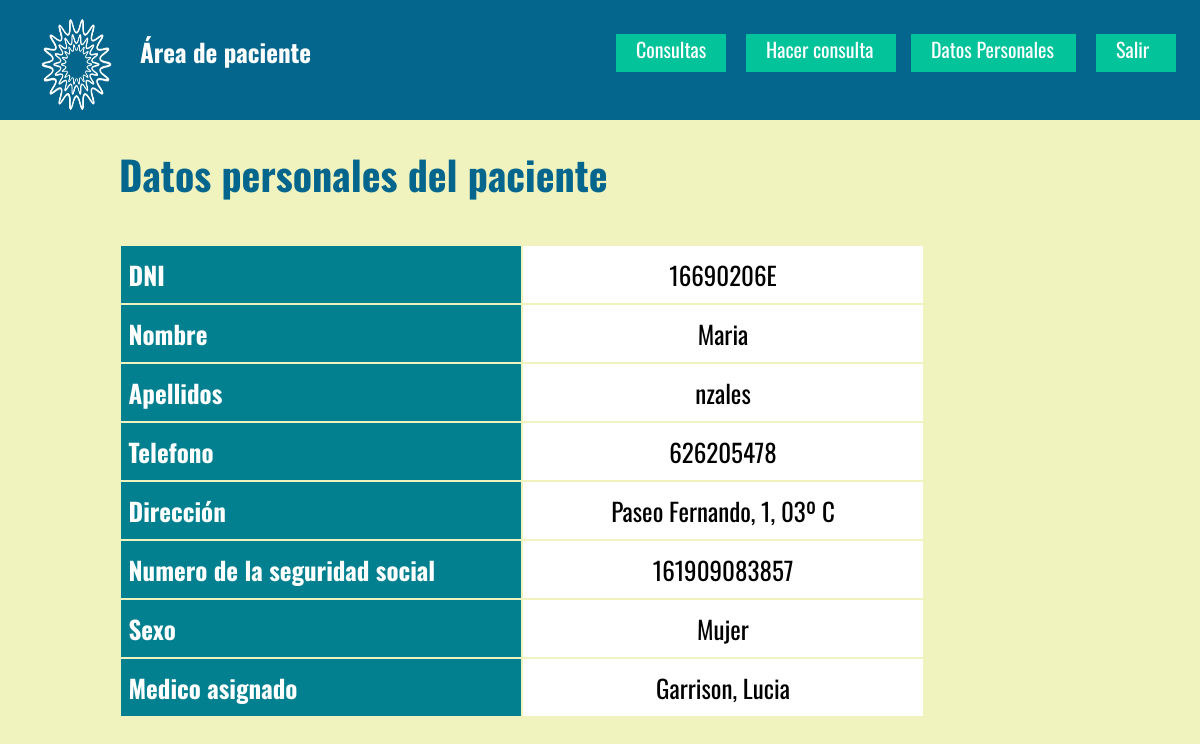
The app's page /perfilPaciente.php?id=3 with its own data.
### tables this page shows
CREATE TABLE `paciente` (
  `id` int(11) NOT NULL,
  `DNI` varchar(13) DEFAULT NULL,
  `Password` varchar(255) DEFAULT NULL,
  `Nombre` varchar(255) DEFAULT NULL,
  `Apellidos` varchar(255) DEFAULT NULL,
  `NumSS` varchar(13) DEFAULT NULL,
  `Sexo` varchar(255) DEFAULT NULL,
  `Medico` int(11) NOT NULL,
  `Direccion` varchar(100) NOT NULL,
  `Telefono` varchar(9) NOT NULL
);

CREATE TABLE `medico` (
  `id` int(11) NOT NULL,
  `DNImed` varchar(13) DEFAULT NULL,
  `Password` varchar(255) DEFAULT NULL,
  `Nombremed` varchar(255) DEFAULT NULL,
  `Apellidosmed` varchar(255) DEFAULT NULL,
  `medicoJefe` varchar(255) DEFAULT NULL
);

### perfilPaciente.php (the view, shortened to what this page needs)
<!DOCTYPE html>
<?php
  $IDPaciente = $_GET['id'];
?>
<html>
<head>
  <link href="styles/estiloPacientes.css" rel="stylesheet">
</head>
<body class="htmlNoPages">
<?php
    require("dbmedcon.php");
    $miPDO->setAttribute(PDO::ATTR_ERRMODE, PDO::ERRMODE_EXCEPTION);
    $pac = $miPDO->prepare("SELECT * FROM paciente WHERE paciente.id = :id");
?>
  <div class="gwd-div-lm07"></div>
  <img src="assets/logo.png" class="gwd-img-fa6j">
  <h4 class = "area" >Área de paciente</h4>
  <nav id="menu-superior">
    <ul>
      <li class="gwd-p-gv4z"><a href="listaConsultasPaciente.php?id=<?php echo $IDPaciente?>">Consultas</a></li>
      <li class="gwd-p-gv4z gwd-p-1qhn"><a href="hacerConsulta.php?IDPaciente=<?php echo $IDPaciente?>">Hacer consulta</a></li>
      <li class="gwd-p-gv4z gwd-p-5vs1"><a href="perfilPaciente.php?id=<?php echo $IDPaciente?>">Datos Personales</a></li>
      <li class="gwd-p-gv4z salir"><a href="login.php">Salir</a></li>
    </ul>
  </nav>
  <div class="contenedor gwd-div-yyjb">
    <div id="tituloPerfilPaciente">
      <h1>Datos personales del paciente</h1>
    </div>
    <div class = "divTablaPerfilPac">
    <table class="tablaPerfil">
        <tbody>
        <?php
                $pac->execute(array('id' => $_GET['id']));
                $v = $pac->fetch();
                echo "<tr><th>DNI</th><td>" . $v['DNI'] ."</td></tr>";
                echo "<tr><th>Nombre</th><td>" . $v['Nombre'] ."</td></tr>";
                echo "<tr><th>Apellidos</th><td>" . $v['Apellidos'] ."</td></tr>";
                echo "<tr><th>Telefono</th><td><a href = tlf:'" . $v['Telefono'] . "'>" . $v['Telefono'] . "</a></td></tr>";
                echo "<tr><th>Dirección</th><td>" . $v['Direccion'] . "</td></tr>";
                echo "<tr><th>Numero de la seguridad social</th><td>" . $v['NumSS'] . "</td></tr>";
                echo "<tr><th>Sexo</th><td>" . $v['Sexo'] . "</td></tr>";
                $med = $miPDO->prepare("SELECT * FROM medico, paciente WHERE medico.id = paciente.Medico");
                $med->execute(array('id' => $_GET['id']));
                $m = $med->fetch();
                echo "<tr><th>Medico asignado</th><td>" . $m['Apellidosmed'] .", " . $m['Nombremed'] . "</td></tr>";
            ?>
        </body>
</body>
</html>

### styles/estiloPacientes.css (style rules this page uses)
h1 { margin: 0px; color: #05668D; }
html, body { width: 100%; height: 100%; margin: 0px; }
body { background-color: rgb(240, 243, 189); font-family: Oswald, "Open Sans", Arial, sans-serif; font-size: 12pt; margin: 0px; }
.gwd-div-lm07 { color: black; padding: 0.5em 3em; align-items: center; display: flex; height: 120px; position: absolute; background-image: none; background-color: rgb(5, 102, 141); border-image-source: none; border-image-width: 1; border-image-outset: 0; border-image-repeat: stretch; border-color: transparent; width: 100%; top: 0px; left: 0px; }
.gwd-img-fa6j { position: absolute; height: 18%; width: 113.45px; top: -9px; left: 20px; }
.gwd-p-gv4z { position: absolute; width: 110px; height: 38px; font-family: Oswald; font-size: 20px; margin: 4px; right:470px; top: 30px; text-decoration: none; }
.gwd-p-1qhn { width: 150px; right: 300px; }
.gwd-p-5vs1 { width: 165px; right: 120px; }
.salir { transform-origin: 50% 50% 0px; width: 80px; right: 20px; }
.area { position: absolute; height: 20em; width: 30%; top: 0px; left: 140px; color: white; font-size: 25px; }
nav#menu-superior ul li { display: inline-block; background-color:#02C39A; color:rgb(240, 243, 189); }
nav#menu-superior ul li a { padding: 1em; color: rgb(255, 255, 255); text-decoration: none; }
* { box-sizing: border-box; }
.contenedor { padding: 7em; }
.contenedor::after { clear: both; content: ""; display: table; }
#tituloPerfilPaciente { margin: 4px; left: 115px; top: 140px; width: 800px; height: 100px; position: absolute; text-align: left; font-size: 20px; }
.divTablaPerfilPac { margin: 4px; left: 115px; top: 240px; width: 1000px; height: 100px; position: absolute; text-align: left; font-size: 25px; }
.tablaPerfil td { padding: 10px; border-bottom: transparent; width: 400px; text-decoration: none; text-align: center; background-color: white; }
.tablaPerfil th { background-color: #028090; color: white; width: 400px; }
.tablaPerfil a { color:black; text-decoration: none; }
.tablaListadoConsultasPaciente caption, td, th { padding: 0.3em; }
.tablaListadoConsultasPaciente th, td { padding: 10px; border-bottom: 10px solid rgb(240, 243, 189); width: 25%; text-decoration: none; }

### records on screen
paciente: DNI "16690206E", Nombre "Maria", Apellidos "nzales", Telefono "626205478", Direccion "Paseo Fernando, 1, 03º C", NumSS "161909083857", Sexo "Mujer"
medico: Apellidosmed "Garrison", Nombremed "Lucia"
